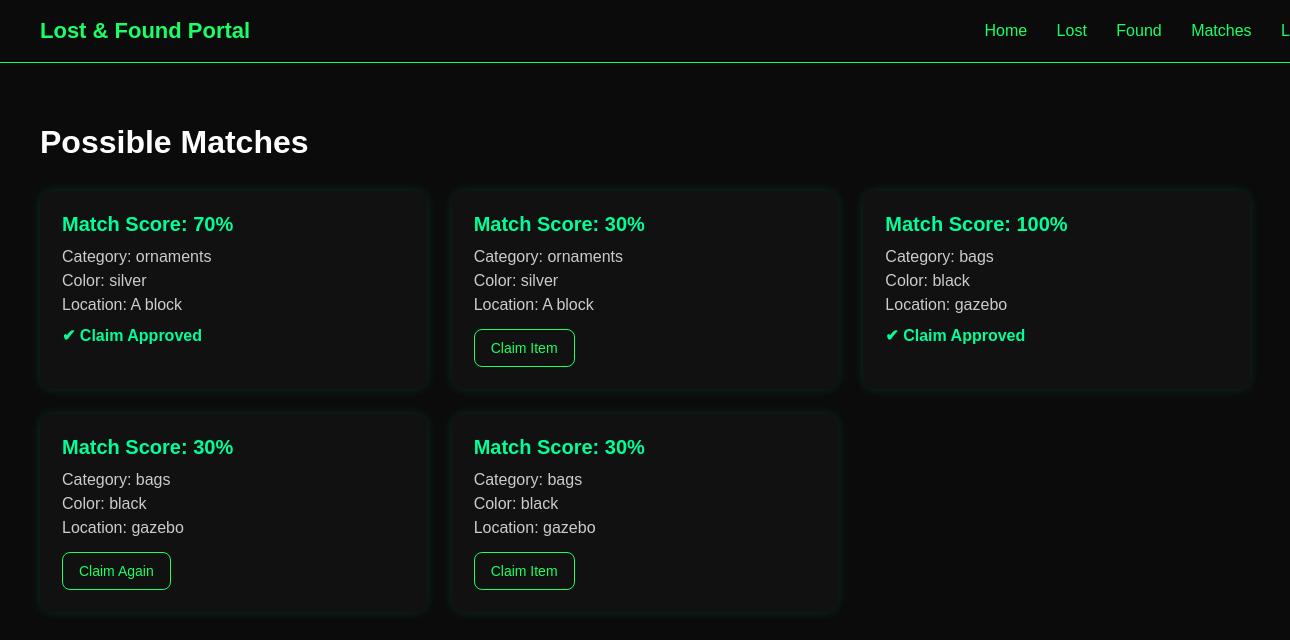
Screenshot of /matches (signed in) with the database file from the repository.
### tables this page shows
CREATE TABLE lost_items(
        id INTEGER PRIMARY KEY,
        name TEXT, category TEXT, color TEXT, location TEXT,
        image TEXT, owner_email TEXT);

### app.py (the view)
@app.route("/matches")
def matches():
    if "user" not in session:
        return redirect("/login")
    conn = sqlite3.connect("database.db")
    c = conn.cursor()
    lost_items = c.execute("SELECT * FROM lost_items").fetchall()
    found_items = c.execute("SELECT * FROM found_items").fetchall()
    matches = []
    for l in lost_items:
        for f in found_items:
            score = 0
            if l[2] == f[2]:
                score += 40
            if l[3] == f[3]:
                score += 30
            if l[4] == f[4]:
                score += 30
            if score > 0:
                claim = c.execute(
                    "SELECT status FROM claims WHERE item_id=? ORDER BY id DESC LIMIT 1",
                    (f[0],)
                ).fetchone()
                claim_status = claim[0] if claim else None
                matches.append({
                    "score": score,
                    "category": l[2],
                    "color": l[3],
                    "location": l[4],
                    "found_id": f[0],
                    "status": claim_status
                })
    conn.close()
    return render_template("matches.html", matches=matches)

### templates/matches.html (shortened to what this page needs)
<!DOCTYPE html>
<html>
<head>
</head>
<body>
<div class="nav">
    <div class="logo">Lost & Found Portal</div>
    <div class="nav-right">
        <a href="/home">Home</a>
        <a href="/lost">Lost</a>
        <a href="/found">Found</a>
        <a href="/matches">Matches</a>
        <a href="/logout">Logout</a>
    </div>
</div>
<div class="container">
    <h1>Possible Matches</h1>
    <div class="grid">
        {% for match in matches %}
        <div class="card">
            <div class="score">
                Match Score: {{ match.score }}%
            </div>
            <div class="label">Category: {{ match.category }}</div>
            <div class="label">Color: {{ match.color }}</div>
            <div class="label">Location: {{ match.location }}</div>
            {% if match.status == "Approved" %}
                <div class="status approved">✔ Claim Approved</div>
            {% elif match.status == "Pending" %}
                <div class="status pending">⏳ Claim Requested</div>
            {% elif match.status == "Rejected" %}
                <a href="/claim/{{ match.found_id }}">
                    <button class="btn">Claim Again</button>
                </a>
            {% else %}
                <a href="/claim/{{ match.found_id }}">
                    <button class="btn">Claim Item</button>
                </a>
            {% endif %}
        </div>
        {% endfor %}
    </div>
</div>
</body>
</html>

### templates/matches.html (style rules this page uses)
body { background: #0b0b0b; color: white; font-family: Arial; margin: 0; }
.nav { width: 100%; padding: 18px 40px; border-bottom: 1px solid #1aff66; display: flex; justify-content: space-between; align-items: center; }
.logo { color: #1aff66; font-size: 22px; font-weight: bold; }
.nav-right a { margin-left: 25px; color: #1aff66; text-decoration: none; font-size: 16px; }
.container { padding: 40px; }
h1 { margin-bottom: 30px; }
.grid { display: grid; grid-template-columns: repeat(auto-fit, minmax(340px, 1fr)); gap: 25px; }
.card { background: #111; padding: 22px; border-radius: 12px; box-shadow: 0 0 12px rgba(0,255,120,0.15); }
.score { font-size: 20px; font-weight: bold; color: #00ff99; margin-bottom: 12px; }
.label { margin-top: 6px; color: #ccc; }
.btn { margin-top: 15px; padding: 10px 16px; border-radius: 8px; border: 1px solid #1aff66; background: transparent; color: #1aff66; cursor: pointer; font-size: 14px; }
.status { margin-top: 12px; font-weight: bold; }
.approved { color: #00ff99; }

### rows the page displays
lost_items: category "ornaments", color "silver", location "A block", score "30", category "ornaments", color "silver", location "A block"
lost_items: category "bags" "bags", color "black" "black", location "gazebo" "gazebo", score "30", category "bags", color "black", location "gazebo"

### other values shown
{{ match.score }} "70" "100" "30"
